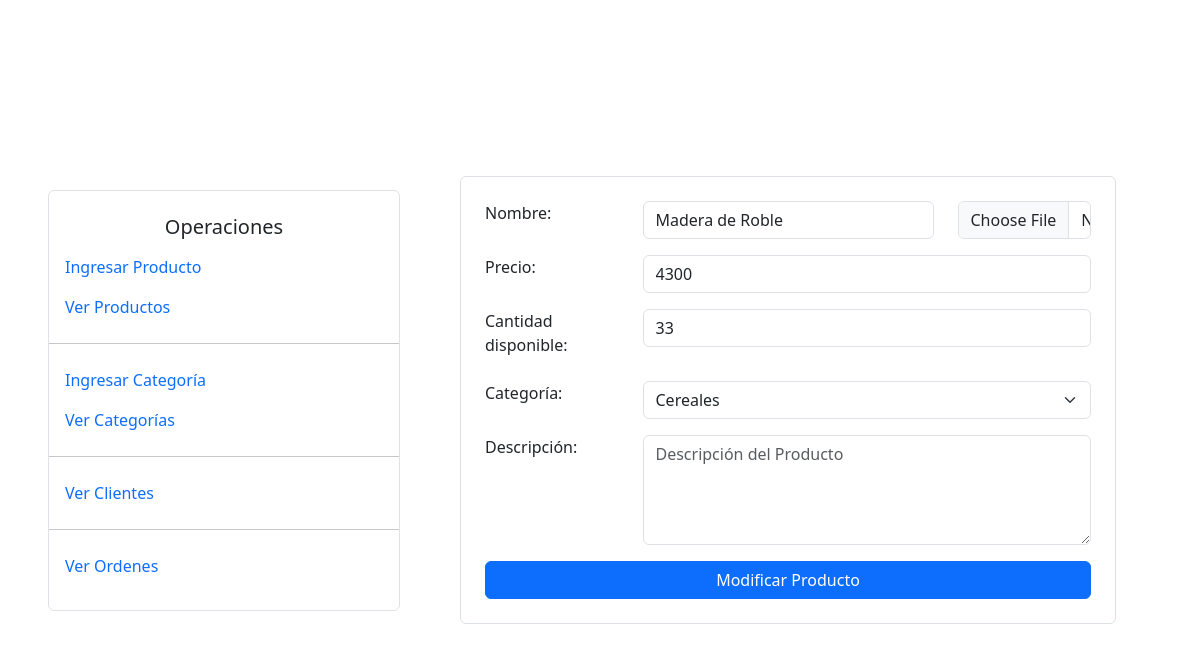
Page /admin/home/ver_producto/modificar.php?id=29 on the committed database.
### tables this page shows
CREATE TABLE `productos` (
  `Id` int(11) NOT NULL,
  `Nombre` text NOT NULL,
  `Precio` double NOT NULL,
  `Cantidad` int(11) NOT NULL,
  `Descripcion` text NOT NULL,
  `Imagen` longblob NOT NULL,
  `Categoria_id` int(11) NOT NULL
);

### admin/home/ver_producto/modificar.php (the view, shortened to what this page needs)
<?php require_once ROOT_PATH . '/db.php' ?>
<?php require_once ROOT_PATH . '/includes/head.php' ?>
    <div class="container-fluid px-md-5">
        <div class="row vh-100 align-items-center justify-content-sm-center">
            <?php require_once ROOT_PATH . '/components/nav.php' ?>
            <div class="col-12 col-sm-10 col-md-8 px-md-5">
                <?php
                $id = $_REQUEST['id'];
                $producto = mysqli_fetch_array(mysqli_query($conn, "SELECT * FROM productos WHERE productos.id = $id"));
                ?>
                <form class="border rounded p-4 mt-5 mt-md-0" action="modificar.php" method="post" enctype="multipart/form-data">
                    <div class="row mb-3">
                        <label for="" class="col-md-3 form-label">Nombre:</label>
                        <div class="col-md-6">
                            <input type="text" name="nombre" id="nombre" placeholder="Nombre del Producto" class="form-control" required value="<?= $producto['Nombre']?>">
                        </div>
                        <div class="col-md-3">
                            <input type="file" class="form-control" name="imagen" id="imagen" required>
                        </div>
                    </div>
                    <div class="row mb-3">
                        <label for="" class="col-md-3 form-label">Precio:</label>
                        <div class="col-md-9">
                            <input type="number" name="precio" id="precio" placeholder="Precio del Producto" class="form-control" required value="<?= $producto['Precio']?>">
                        </div>
                    </div>
                    <div class="row mb-3">
                        <label for="" class="col-md-3 form-label">Cantidad disponible:</label>
                        <div class="col-md-9">
                            <input type="number" name="cantidad" id="cantidad" placeholder="Cantidad Disponible" class="form-control" required value="<?= $producto['Cantidad']?>">
                        </div>
                    </div>
                    <div class="row mb-3">
                        <label for="categoria" class="col-md-3 form-label">Categoría:</label>
                        <div class="col-md-9">
                            <select name="categoria" id="categoria" class="form-select">
                                <?php
                                $categorias = mysqli_query($conn, "SELECT * FROM categorias");
                                while($categoria = mysqli_fetch_array($categorias)) {?>
                                    <option value="<?= $categoria['Id']?>"><?= $categoria['Nombre']?></option>
                                <?php }?>
                            </select>
                        </div>
                    </div>
                    <div class="row mb-3">
                        <label for="descripcion" class="col-md-3 form-label">Descripción:</label>
                        <div class="col-md-9">
                            <textarea name="descripcion" id="descripcion" placeholder="Descripción del Producto" class="form-control" rows="4"></textarea>
                        </div>
                    </div>
                    <div class="d-grid mt-3">
                        <button class="btn btn-primary" type="submit">
                            Modificar Producto
                        </button>
                    </div>
                </form>
            </div>
        </div>
    </div>
</body>
</html>

### rows in the picture
productos: nombre "Madera de Roble", precio "4300", cantidad "33"

### other values in the picture
form field categoria "Cereales"
